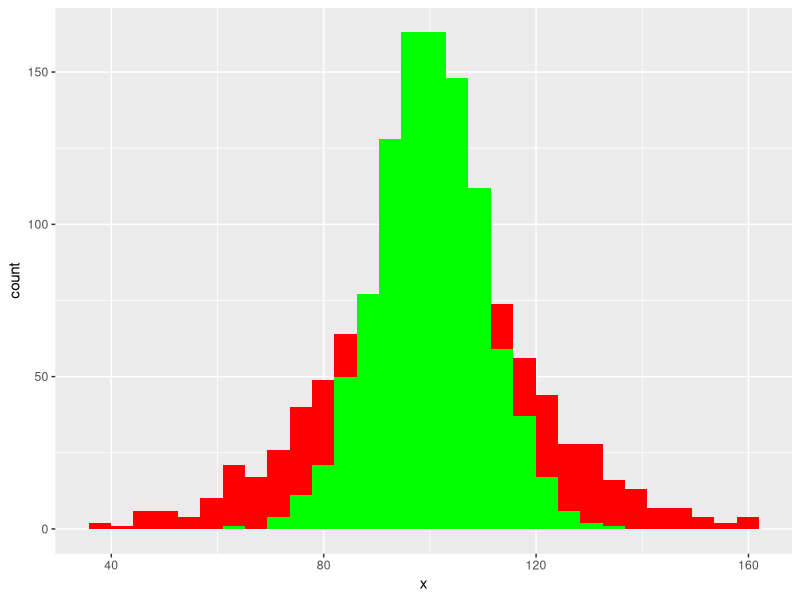

Write R code to recreate this figure.
## ---- chunk 1
#load packages
library(knitr)
library(ggplot2)
library(tidyr)
## ---- chunk 2
x <- rnorm(1000, 100, 20)
y <- rnorm(1000, 100, 10)
dat <- data.frame(x, y)
## ---- chunk 3
dat
## ---- chunk 4
ggplot(dat) +
  geom_histogram(aes(x = x), fill = "red") + 
  geom_histogram(aes(x = y), fill = "green")
## ---- chunk 5
dat_long <- data.frame(group = c(rep("x", 1000), rep("y", 1000)), 
                       val = c(x, y))
## ---- chunk 6
dat_long
